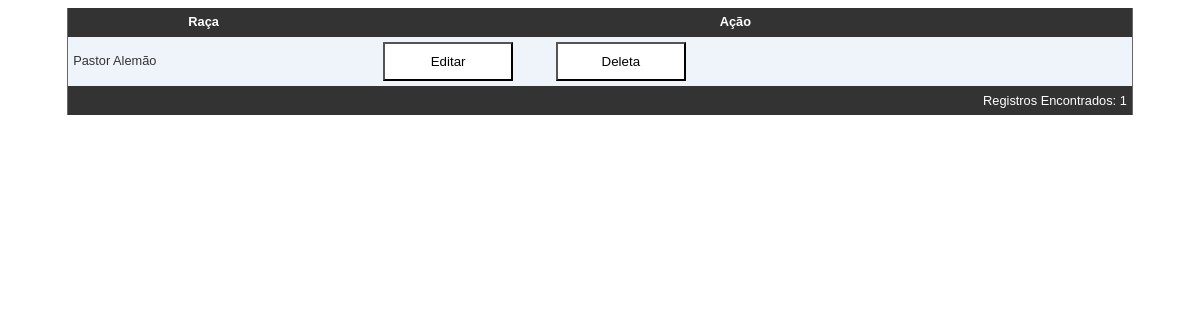
Before: /src/Module/Raca/view/index.php with the older database file.
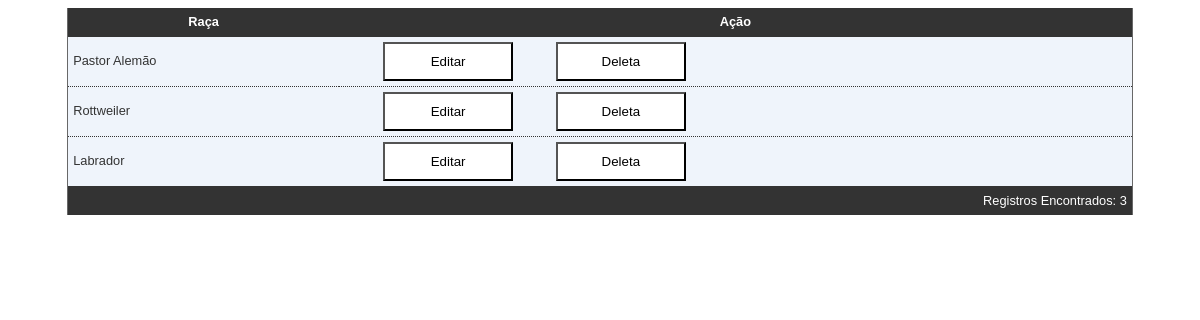
After: the same page with the newer database file.
### tables this page shows
CREATE TABLE `raca` (
  `id_raca` int(11) NOT NULL AUTO_INCREMENT,
  `nome_raca` text,
  PRIMARY KEY (`id_raca`)
);

### src/Module/Raca/Model/RacaTabela.php (called while the page is built, shortened)
<?php
class RacaTabela implements \CasteloBranco\Canil\Interfaces\ITabela {
    public static function getInstancia() {
        $ds = new \CasteloBranco\Canil\Data\ClientDataSet();
        $ds->setTable("raca");
        return $ds;
    }
    public static function findAll() {
        $ds = self::getInstancia();
        $table = $ds->mountTable();
        return $ds->getTable($table);
    }
}

### src/Data/ClientDataSet.php (called while the page is built, shortened)
<?php
class ClientDataSet {
    private $table;
    public function mountTable(){
        $table = new Table\SelectData($this->table);
        return $table;
    }
    public function getTable(Table\SelectData $table){
        return $table->table();
    }
    public function setTable($table) {
        $this->table = $table;
        return $this;
    }
}

### src/Data/Table/SelectData.php (called while the page is built, shortened)
<?php
class SelectData extends DataSet{
    private $table;
    private $join = array();
    private $order = array();
    private $group = array();
    private $where = array();
    private $having = array();
    private $limit = array();
    public function __construct($tblName) {
        $this->table = $tblName;
    }
    public function getComando() {
        $cmd = "SELECT ".substr($this->getCols(),0,-1)." FROM $this->table".$this->space($this->join);
        $cmd .= $this->getJoin().$this->space($this->where);
        $cmd .= $this->getWhere().$this->space($this->group);
        $cmd .= substr($this->getGroup(),0,-1).$this->space($this->having);
        $cmd .= $this->getHaving().$this->space($this->order);
        $cmd .= substr($this->getOrder(),0,-1).$this->space($this->limit);
        $cmd .= substr($this->getLimit(),0,-1).";";
        return $cmd;
    }
    private function getCols(){
        $cols = NULL;
        $cols .= $this->getConcat();
        return "* ";
    }
    private function getConcat(){
        $concat = NULL;
        return $concat;
    }
    private function getJoin(){
        $join = NULL;
        return $join;
    }
     private function getOrder(){
        $order = NULL;
        return $order;
    }
    private function getGroup(){
        $group = NULL;
        return $group;
    }
    private function getHaving(){
        $having = NULL;
        return $having;
    }
    private function getWhere(){
        $where = NULL;
        return $where;
    }
    private function getLimit(){
        $limit = NULL;
        return $limit;
    }
    private function space(array $var){
        return NULL;
    }
    public function table($sql = NULL) {
        $sql .= $this->getComando();
        return parent::table($sql);
    }
}

### src/Data/DataSet.php (called while the page is built, shortened)
<?php
class DataSet {
    private function init($sql){
        try{
            $con = Conexao::getConection();
            $stmt = $con->prepare($sql);
            $stmt->execute();
            return $stmt;
        } catch (\PDOException $ex) {
            throw $ex;
        }
    }
    public function table($sql){
        $table = $this->init($sql);
        return $table->fetchAll(\PDO::FETCH_OBJ);
    }
}

### src/Module/Raca/Controller/RacaController.php (called while the page is built, shortened)
<?php
class RacaController implements IController{
    public function indexAction() {
        $tab = \CasteloBranco\Canil\Module\Raca\Model\RacaTabela::findAll();
        return array(
            "raca" => $tab
        );
    }
}

### src/Module/Raca/view/index.php (the view, shortened to what this page needs)
<!DOCTYPE html>
<html>
    <head>
        <link href="../../../public/css/principal.css" type="text/css" rel="stylesheet">
        <?php
         $ctrl = new \CasteloBranco\Canil\Module\Raca\Controller\RacaController();
         $dados = $ctrl->indexAction();
        ?>
    </head>
    <body>
        <table>
            <thead>
                <tr>
                    <th>Raça</th><th>Ação</th>
                </tr>
            </thead>
            <tbody>
                <?php foreach($dados['raca'] as $row): ?>
                <tr>
                    <td><?php echo $row->nome_raca; ?></td>
                    <td>
                        <button onclick="edita(<?php echo $row->id_raca ?>)">Editar</button>
                        <button onclick="deleta(<?php echo $row->id_raca ?>)" class="btnRaca">Deleta</button>
                    </td>
                </tr>
                <?php endforeach; ?>
            </tbody>
            <tfoot>
                <tr>
                    <td colspan="2">Registros Encontrados: <?php echo count($dados["raca"]);?></td>
                </tr>
            </tfoot>
        </table>
    </body>
</html>

Changed rows visible on the page:
added raca: nome_raca "Rottweiler"
added raca: nome_raca "Labrador"
Other visible differences:
count($dados["raca"]): "1" → "3"
